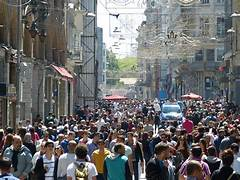
#> input picture Week2JOC/image.jpg, 240 x 180 px, found by its file name
$ python enhanced.py
#> lines starting #> are read from the running program, lines starting #| are printed output that depends on the picture
# -*- coding: utf-8 -*-
"""
Created on Fri Sep 15 22:12:12 2023

@author: Prathvish Shetty
"""
# Image Enhancement CLAHE-Contrast Limited Adaptive Histogram Equalization
import cv2

# Read the image
img = cv2.imread(r"C:\Users\aamir\Desktop\JOC Pythen\Complete-JOC-Python\Week2JOC\image.jpg")
#> img is the input picture: shape (180, 240, 3); mean B, G, R 106.6, 106.1, 106

# Preparation for CLAHE
clahe = cv2.createCLAHE()

# Convert to grayscale image
gray_img = cv2.cvtColor(img, cv2.COLOR_BGR2GRAY)
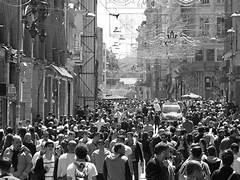
#> gray_img: shape (180, 240); min 0, max 255, mean 106.1

# Enhancement process
enh_img = clahe.apply(gray_img)
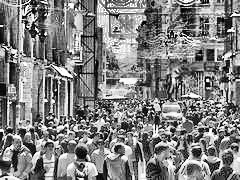
#> enh_img: shape (180, 240); min 0, max 255, mean 128.4

# Save it to file
cv2.imwrite("enhanced.jpg", enh_img)
print("Done Enhancing")

$ run again, with Week2JOC/snakesNladders.jpg copied over Week2JOC/image.jpg
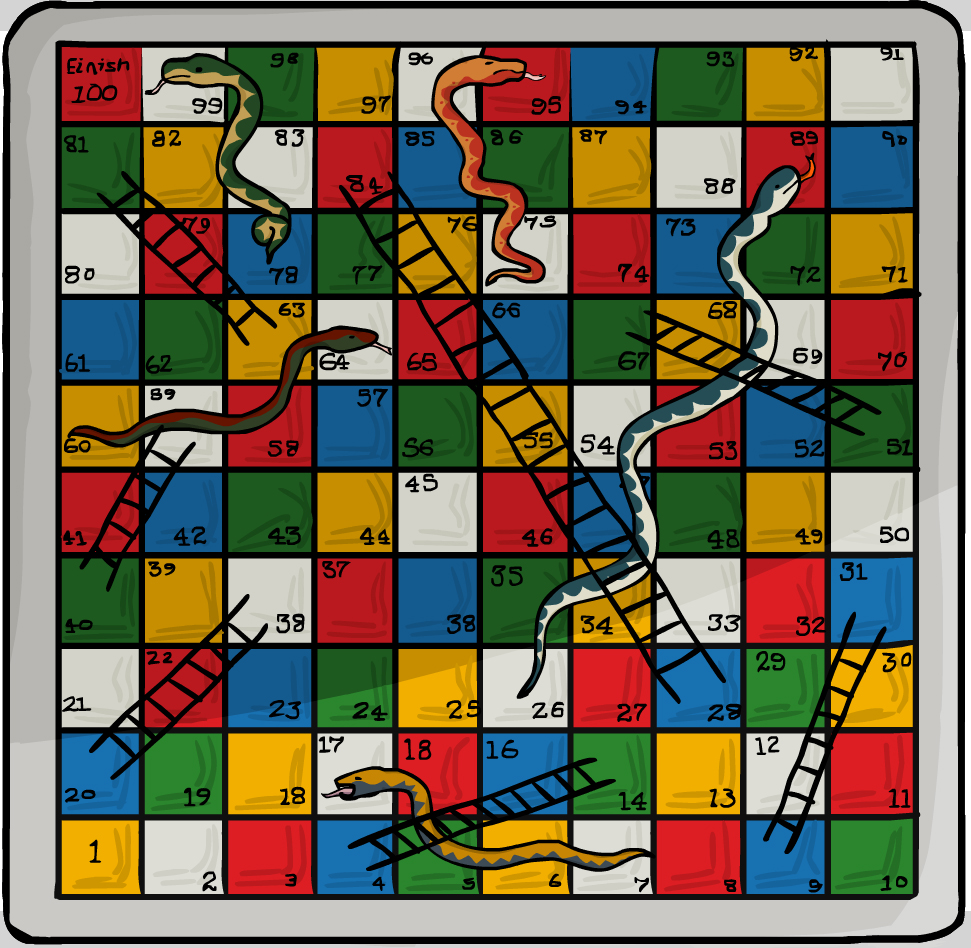
#> input picture Week2JOC/snakesNladders.jpg, 971 x 948 px, found by its file name
#> img is the input picture: shape (948, 971, 3); mean B, G, R 82.8, 104.2, 114.9
#> `gray_img = cv2.cvtColor(img, cv2.COLOR_BGR2GRAY)`:
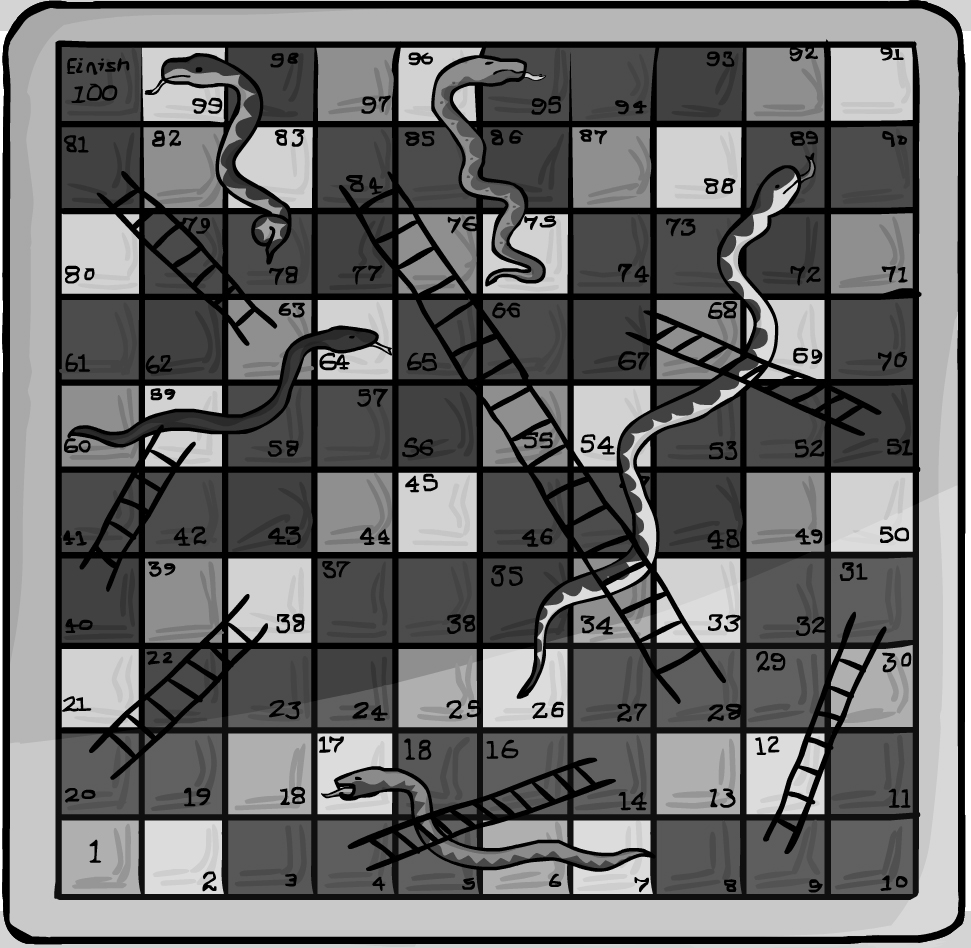
#> gray_img: shape (948, 971); min 0, max 255, mean 105
#> `enh_img = clahe.apply(gray_img)`:
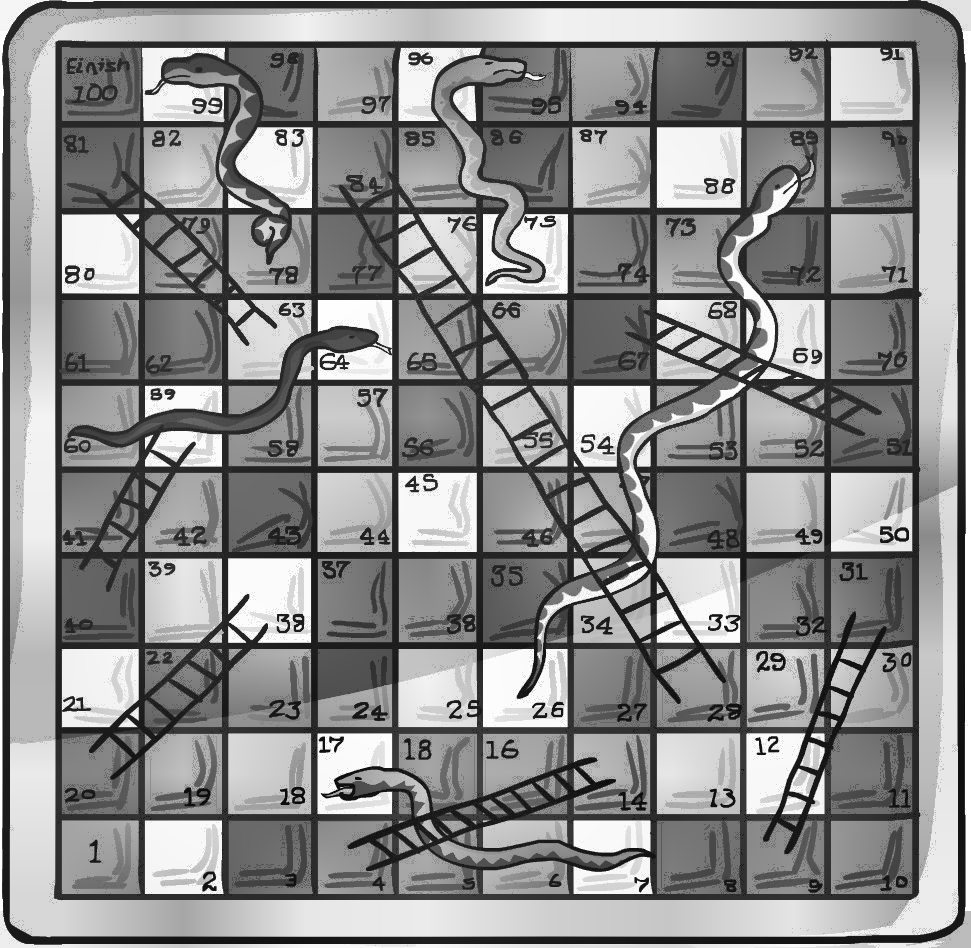
#> enh_img: shape (948, 971); min 9, max 255, mean 140
